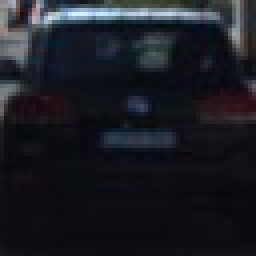
#> input picture Term 1/P5_Vehicle_Detection/Class-Lessons/vehicles_smallset/cars1/108.jpeg, 64 x 64 px (shown 4 times larger); its folder holds only this picture in this run
$ jupyter execute HOG-scikit-learn.ipynb   (shell and % lines are left out)
#> lines starting #> are read from the running program, lines starting #| are printed output that depends on the picture
[cell 1]
import matplotlib.image as mpimg
import matplotlib.pyplot as plt
import numpy as np
import cv2
import glob
from skimage.feature import hog

[cell 2]
cars = glob.glob('vehicles_smallset/*/*.jpeg')
notcars = glob.glob('non-vehicles_smallset/*/*.jpeg')

[cell 3]
# Define a function to return HOG features and visualization
def get_hog_features(img, orient, pix_per_cell, cell_per_block, vis=False, feature_vec=True):
    if vis == True:
        features, hog_image = hog(img, orientations=orient,
                                  pixels_per_cell=(pix_per_cell, pix_per_cell),
                                  cells_per_block=(cell_per_block, cell_per_block),
                                  visualise=vis, feature_vector=feature_vec)
        return features, hog_image
    else:
        # Use skimage.hog() to get features only
        features = hog(img, orientations=orient,
                                  pixels_per_cell=(pix_per_cell, pix_per_cell),
                                  cells_per_block=(cell_per_block, cell_per_block),
                                  visualise=vis, feature_vector=feature_vec)
        return features

[cell 4]
# Generate a random index to look at a car image
ind = np.random.randint(0, len(cars))
# Read in the image
image = mpimg.imread(cars[ind])
#> image is the input picture: shape (64, 64, 3); mean R, G, B 27.1, 28.6, 35.7
gray = cv2.cvtColor(image, cv2.COLOR_RGB2GRAY)
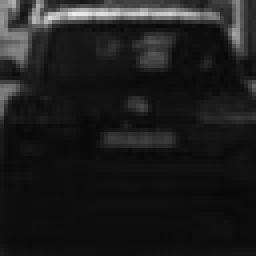
#> gray: shape (64, 64) (shown 4 times larger); min 7, max 238, mean 29
# Define HOG parameters
orient = 9
pix_per_cell = 8
cell_per_block = 2
# Call our function with vis=True to see an image output
features, hog_image = get_hog_features(gray, orient,
                        pix_per_cell, cell_per_block,
                        vis=True, feature_vec=False)
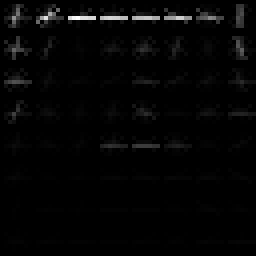
#> hog_image: shape (64, 64) float64 (shown 4 times larger); min 0, max 80.07, mean 1.5; drawn with min black and max white


# Plot the examples
fig = plt.figure()
plt.subplot(121)
plt.imshow(image, cmap='gray')
plt.title('Example Car Image')
plt.subplot(122)
plt.imshow(hog_image, cmap='gray')
plt.title('HOG Visualization')
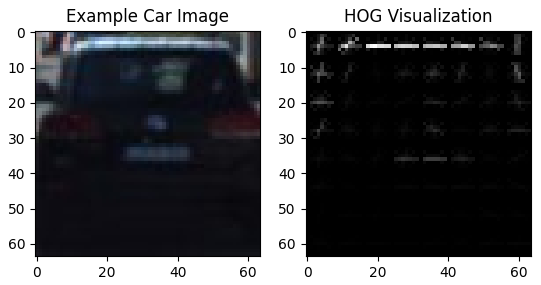
#> figure drawn by matplotlib, 2 panels

$ run again, on Term 1/P5_Vehicle_Detection/Class-Lessons/vehicles_smallset/cars2/405.jpeg
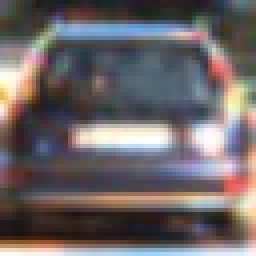
#> input picture Term 1/P5_Vehicle_Detection/Class-Lessons/vehicles_smallset/cars2/405.jpeg, 64 x 64 px (shown 4 times larger)
#> image is the input picture: shape (64, 64, 3); mean R, G, B 108.1, 101.5, 102.5
#> `features, hog_image = get_hog_features(gray, orient, pix_per_cell, cel..`:
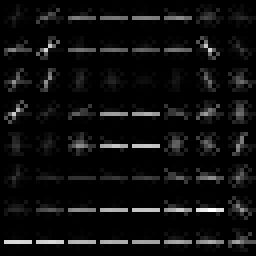
#> hog_image: shape (64, 64) float64 (shown 4 times larger); min 0, max 61.49, mean 3.5; drawn with min black and max white
#> `[cell 4] # Generate a random index to look at a car image ind = np.ran..`:
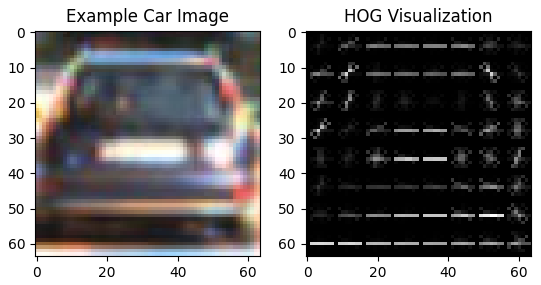
#> figure drawn by matplotlib, 2 panels

$ run again, on Term 1/P5_Vehicle_Detection/Class-Lessons/vehicles_smallset/cars1/135.jpeg
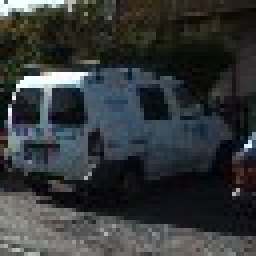
#> input picture Term 1/P5_Vehicle_Detection/Class-Lessons/vehicles_smallset/cars1/135.jpeg, 64 x 64 px (shown 4 times larger)
#> image is the input picture: shape (64, 64, 3); mean R, G, B 52.3, 55.8, 56.8
#> `features, hog_image = get_hog_features(gray, orient, pix_per_cell, cel..`:
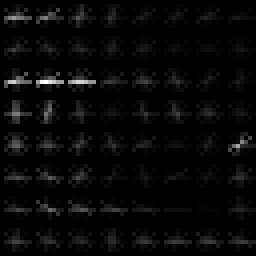
#> hog_image: shape (64, 64) float64 (shown 4 times larger); min 0, max 92.78, mean 3.1; drawn with min black and max white
#> `[cell 4] # Generate a random index to look at a car image ind = np.ran..`:
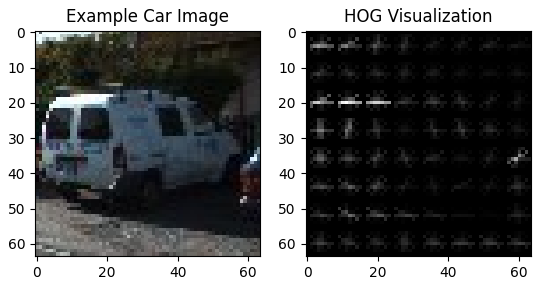
#> figure drawn by matplotlib, 2 panels
